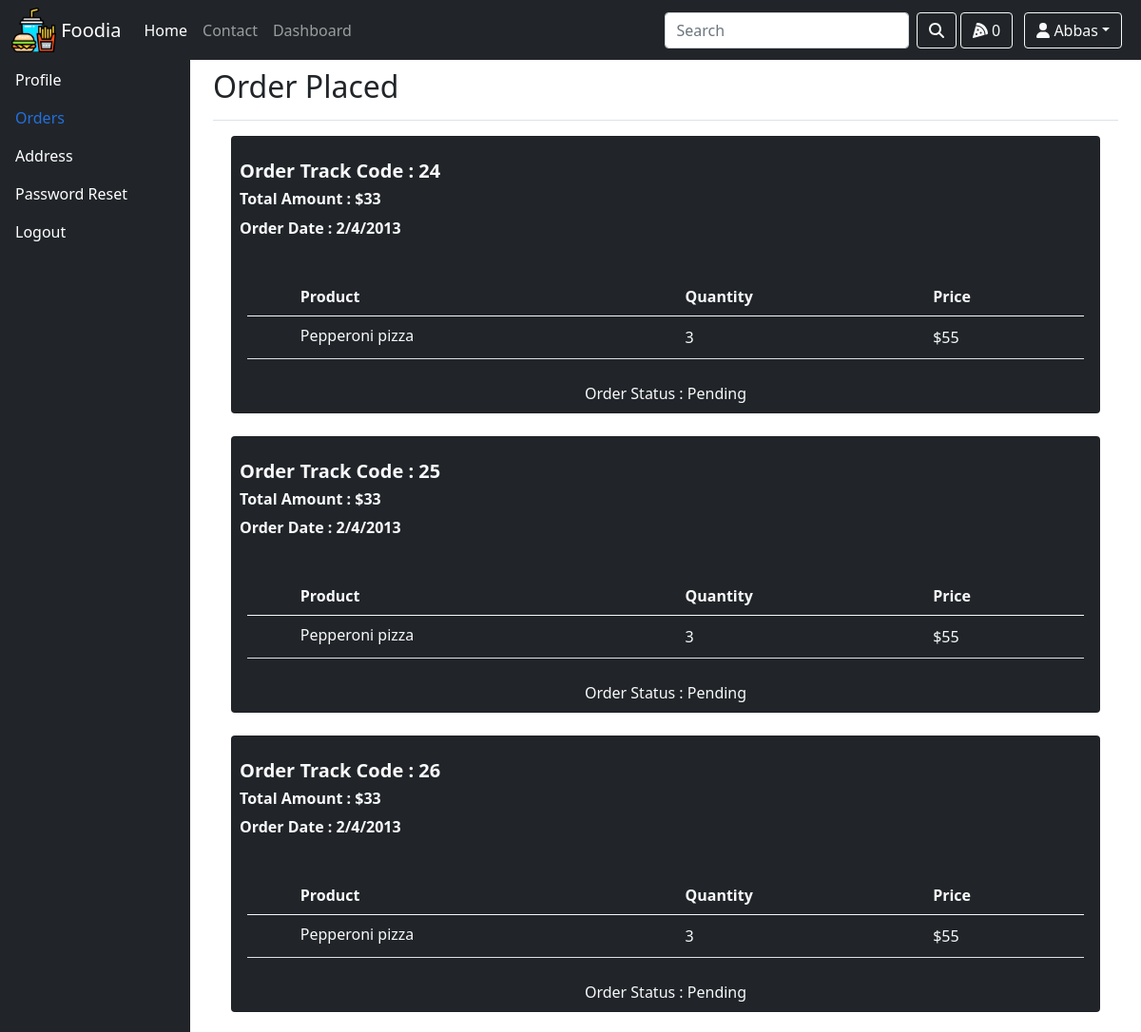
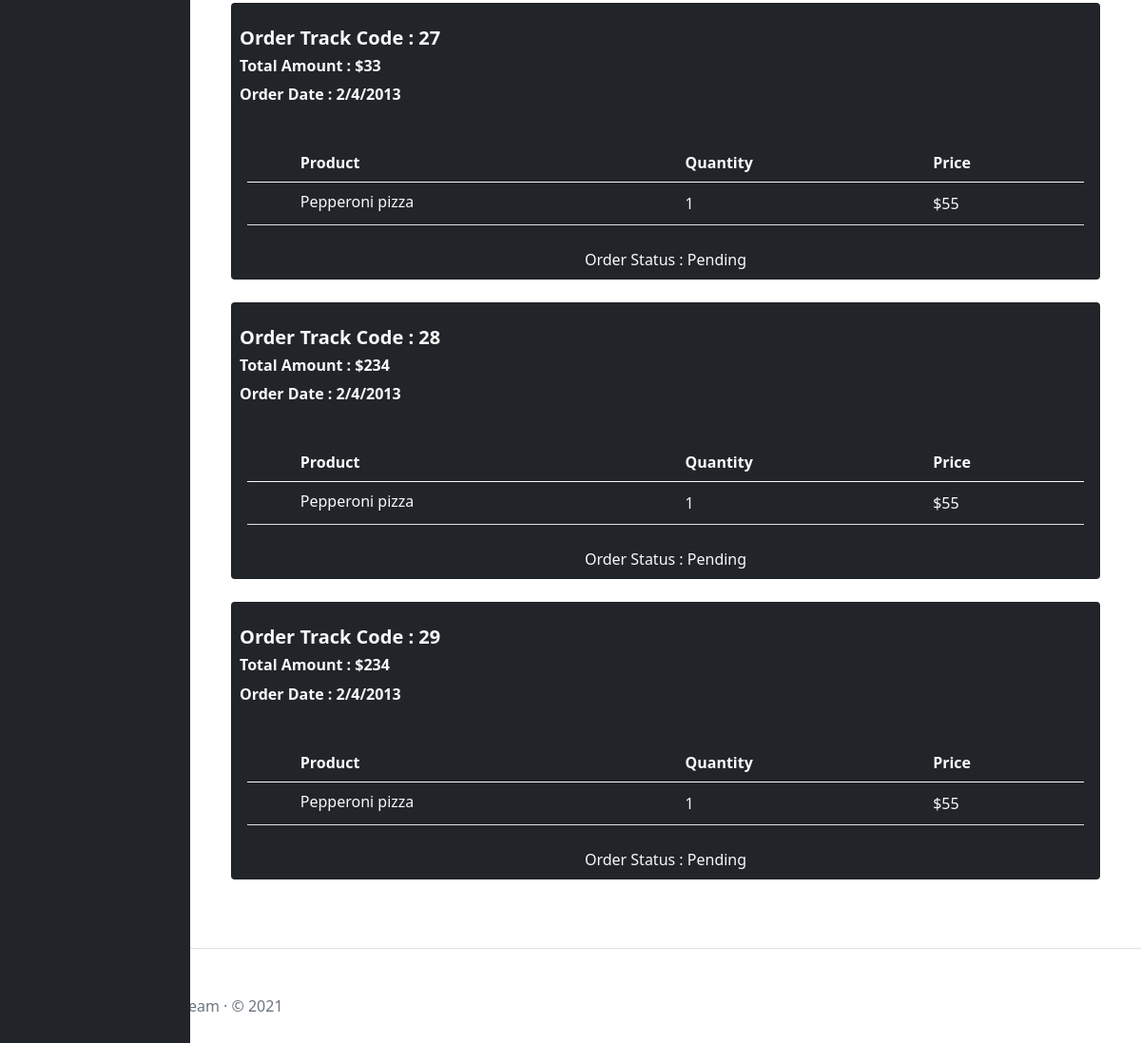
Page /account/ordersProfile (signed in) on the committed database (2 pictures, top to bottom).
### foodStuff/models.py (models this page shows, shortened)
class Order(models.Model):
    orderId = models.AutoField(primary_key=True)
    customerId = models.ForeignKey(User,on_delete=models.CASCADE,related_name="order",null=True,blank=True)
    orderAddress = models.CharField(max_length=500)
    orderCountry= models.CharField(max_length=52)
    orderState= models.CharField(max_length=52)
    orderZipCode= models.CharField(max_length=52)
    orderMobileNumber = models.IntegerField(default="")
    orderPrice = models.IntegerField(default=0)

class OrderDetail(models.Model):
    orderDetailId = models.AutoField(primary_key=True)
    productId = models.ForeignKey(FoodProduct,on_delete=models.CASCADE,related_name="productOrderId",null=True,blank=True)
    orderId = models.ForeignKey(Order,on_delete=models.CASCADE,related_name="orderDetailId",null=True,blank=True)
    orderProductQuantity = models.IntegerField(default=0)
    productPrice = models.IntegerField(default=0)

class FoodProduct(BaseModel):
    foodName = models.CharField(max_length=100)
    foodCategory = models.ForeignKey(FoodCategory,on_delete=models.CASCADE,related_name="foodCategory",null=True,blank=True)
    foodProductDescription = models.TextField()
    foodPrice = models.IntegerField()
    foodProductImage = models.ImageField(upload_to="foodProduct")
    def __str__(self):
        return self.foodName

### account/views.py (the view)
# urls.py: path('ordersProfile',views.ordersProfile,name="ordersProfile"),
def ordersProfile(request):
    if request.user.is_authenticated:
        productDic={}
        orders = Order.objects.filter(customerId =request.user.id)
        ordersIdList = [item.orderId for item in orders]
        for itemNumber in ordersIdList:
            productList = OrderDetail.objects.filter(orderId = itemNumber)
            productDic[itemNumber] =  productList
        return render(request,"account/ordersProfile.html",{"orders":orders,"orderDetail":productDic})
    return render(request,"account/signIn.html")

### account/context_processors.py (called while the page is built)
def profileData(request):
    if request.user.is_authenticated:
        userId = User.objects.get(id=request.user.id)
        if userId.last_name:
            name = userId.last_name
        else:
            name= "User"
        custom_data = {
        'userName':name,
        }
        return custom_data
    return {}

### template/account/ordersProfile.html (shortened to what this page needs)
  {% extends 'base.html' %}
{% block body %}
<div class="container-fluid">
  <div class="row">
    <nav id="sidebarMenu" class="col-md-3 col-lg-2 d-md-block bg-dark sidebar collapse">
      <div class="position-sticky pt-3">
        <ul class="nav flex-column">
          <li class="nav-item">
            <a class="nav-link" aria-current="page" href="{% url 'userProfile' %}">
              Profile
            </a>
          </li>
          <li class="nav-item">
            <a class="nav-link active" href="{% url 'ordersProfile' %}">
              Orders
            </a>
          </li>
          <li class="nav-item">
            <a class="nav-link " href="{% url 'addressProfile' %}">
              Address
            </a>
          </li>
          <li class="nav-item">
            <a class="nav-link" href="{% url 'passwordReset' %}">
              Password Reset
            </a>
          </li>
          <li class="nav-item">
            <a class="nav-link" href="{% url 'signOut' %}">
              Logout
            </a>
          </li>
        </ul>
      </div>
    </nav>
    <main class="col-md-9 ms-sm-auto col-lg-10 px-md-4">
      <div class="d-flex justify-content-between flex-wrap flex-md-nowrap align-items-center pt-3 pb-2 mb-3 border-bottom">
        <h1 class="h2">Order Placed</h1>
      </div>
      <div style="padding-left:2%;padding-right: 2%;">
        {% if orders %}
        {% for order in orders %}
          <div class="col-xl-12 mb-4">
            <div class="card bg-dark" >
              <div class="p-2  text-light">
                <p ><h5 style="font-weight:bolder;"> Order Track Code : {{order.orderId}}</h5>
                  <h6 style="font-weight:bolder;"> Total Amount : ${{order.orderPrice}}</h6>
                  <h7 style="font-weight:bolder;"> Order Date : 2/4/2013</h7>
                </p>
              </div>
              <div class="card-body">
                <div class="d-flex justify-content-between align-items-center">
                  <table class="table align-middle mb-0 bg-dark text-light">
                    <thead class="bg-dark text-light">
                      <tr>
                        <th></th>
                        <th>Product</th>
                        <th>Quantity</th>
                        <th>Price</th>
                      </tr>
                    </thead>
                    <tbody>
                      {% for id,item in orderDetail.items  %}
                      {% for product in item %}
                      {% if order.orderId == product.orderId.orderId %}
                      <tr>
                        <td>
                        </td>
                        <td>
                          <p class="fw-normal mb-1">{{product.productId}}
                          </p>
                        </td>
                        <td>{{product.orderProductQuantity}}</td>
                        <td>
                            ${{product.productPrice}}
                        </td>
                      </tr>
                      {% endif %}
                      {% endfor %}
                      {% endfor %}
                    </tbody>
                  </table>
                </div>
              </div>
              <div
                class="card-footer border-0 bg-dark text-light p-2 d-flex justify-content-around"
              >
              <span> Order Status : <span class="">Pending</span></span>
              </div>
            </div>
          </div>
      {% endfor %}
      {% endif %}
      </div>
    </main>
  </div>
</div>
{% endblock body %}

### template/base.html (shortened to what this page needs)
{% load static %}
<!DOCTYPE html>
<html lang="en">
<head>
<link href="{% static 'css/bootstrap.css' %}" rel="stylesheet">
<link href="{% static 'css/all.min.css' %}" rel="stylesheet">
</head>
<body>
        <nav class="navbar navbar-expand-md navbar-dark fixed-top bg-dark">
            <div class="container-fluid"><img src="{% static 'img/fast-food.png' %}" class="img-fluid" width="4%" height="4%">
              <a class="navbar-brand" href="/">&nbsp;Foodia</a>
              <div class="collapse navbar-collapse" id="navbarCollapse">
                <ul class="navbar-nav me-auto mb-2 mb-md-0">
                  <li class="nav-item">
                    <a class="nav-link active" aria-current="page" href="/">Home</a>
                  </li>
                  <li class="nav-item">
                    <a class="nav-link" href="/contact">Contact</a>
                  </li>
                  {% if request.user.is_staff %}
                  <li class="nav-item">
                    <a class="nav-link" href="{% url "dashboard" %}">Dashboard</a>
                  </li>
                  {% endif %}
                </ul>
                <form class="d-flex" method="get" action="{% url 'foodSearch' %}">
                    <input class="form-control me-2" type="search" name="foodProductSearch" placeholder="Search" aria-label="Search" required>
                    <button class="btn btn-outline-light"  type="submit"  ><i class="fas fa-search"></i></button>
                  </form>
                  <button class="btn btn-outline-light" onclick="window.location.href='/foodCart'">
                    <span class="fas fa-pizza-slice">
                  </span>
                  {% if request.session.quantity %}
                  {{request.session.quantity}}
                    {% else %}
                    0
                  {% endif %}
                  </button>
                  <span class="nav-item px-2 dropdown">
                    {% if userName %}
                    <button class="btn btn-outline-light btn-mdbtn-md dropdown-toggle" href="#" id="dropdown01" data-bs-toggle="dropdown" aria-expanded="false"><span class="fa fa-user"></span> {{userName}}</button>
                      <ul class="dropdown-menu" aria-labelledby="dropdown01">
                      {% else %}
                    <button class="btn btn-outline-light" onclick="window.location.href='/account/signIn';"><i class="fa fa-user"></i> login</button>
                  {% endif %}
                    </ul></span>
              </div>
            </div>
          </nav>
    {% block body %}{% endblock body %}
            <footer class="pt-5 my-5 text-muted border-top">
                Created by the Bootstrap team &middot; &copy; 2021
            </footer>
    </body>
</html>

### template/base.html (style rules this page uses)
body { padding-top: 3.5rem; }
.sidebar { position: fixed; top: 0; bottom: 0; left: 0; z-index: 100; padding: 48px 0 0; box-shadow: inset -1px 0 0 rgba(0, 0, 0, .1); }
.sidebar .nav-link { font-weight: 500; color: rgb(255, 255, 255); }
.sidebar .nav-link.active { color: #2470dc; }

### rows in the picture
Order: orderId "24", orderPrice "33"
OrderDetail: productId "Pepperoni pizza", orderProductQuantity "3", productPrice "55"
Order: orderId "25", orderPrice "33"
OrderDetail: productId "Pepperoni pizza", orderProductQuantity "3", productPrice "55"
Order: orderId "26", orderPrice "33"
OrderDetail: productId "Pepperoni pizza", orderProductQuantity "3", productPrice "55"
Order: orderId "27", orderPrice "33"
OrderDetail: productId "Pepperoni pizza", orderProductQuantity "1", productPrice "55"
Order: orderId "28", orderPrice "234"
OrderDetail: productId "Pepperoni pizza", orderProductQuantity "1", productPrice "55"
Order: orderId "29", orderPrice "234"
OrderDetail: productId "Pepperoni pizza", orderProductQuantity "1", productPrice "55"

### other values in the picture
{{ userName }} "Abbas"
